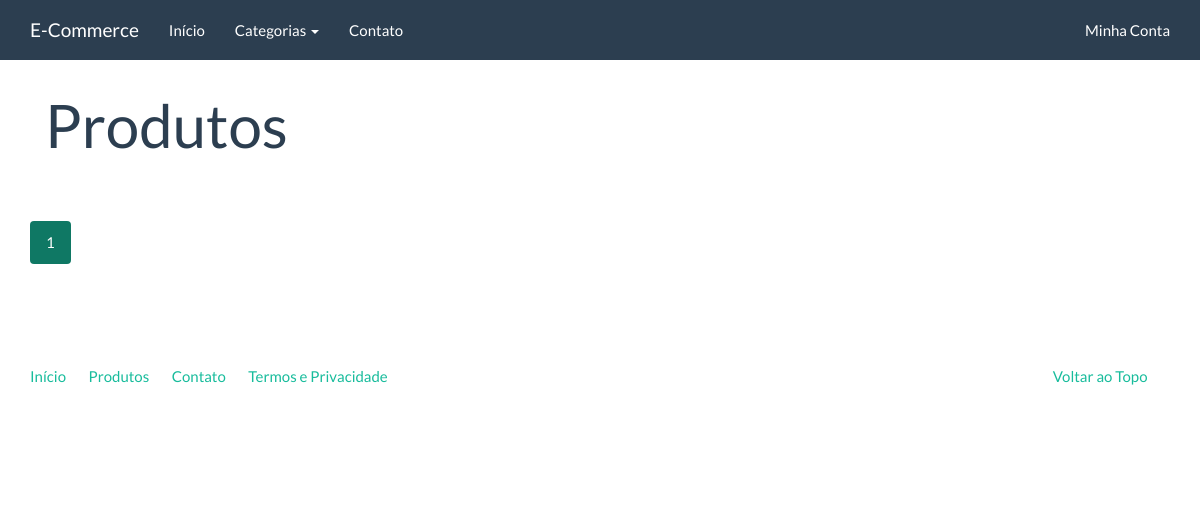
Before: /catalogo/ with the older database file.
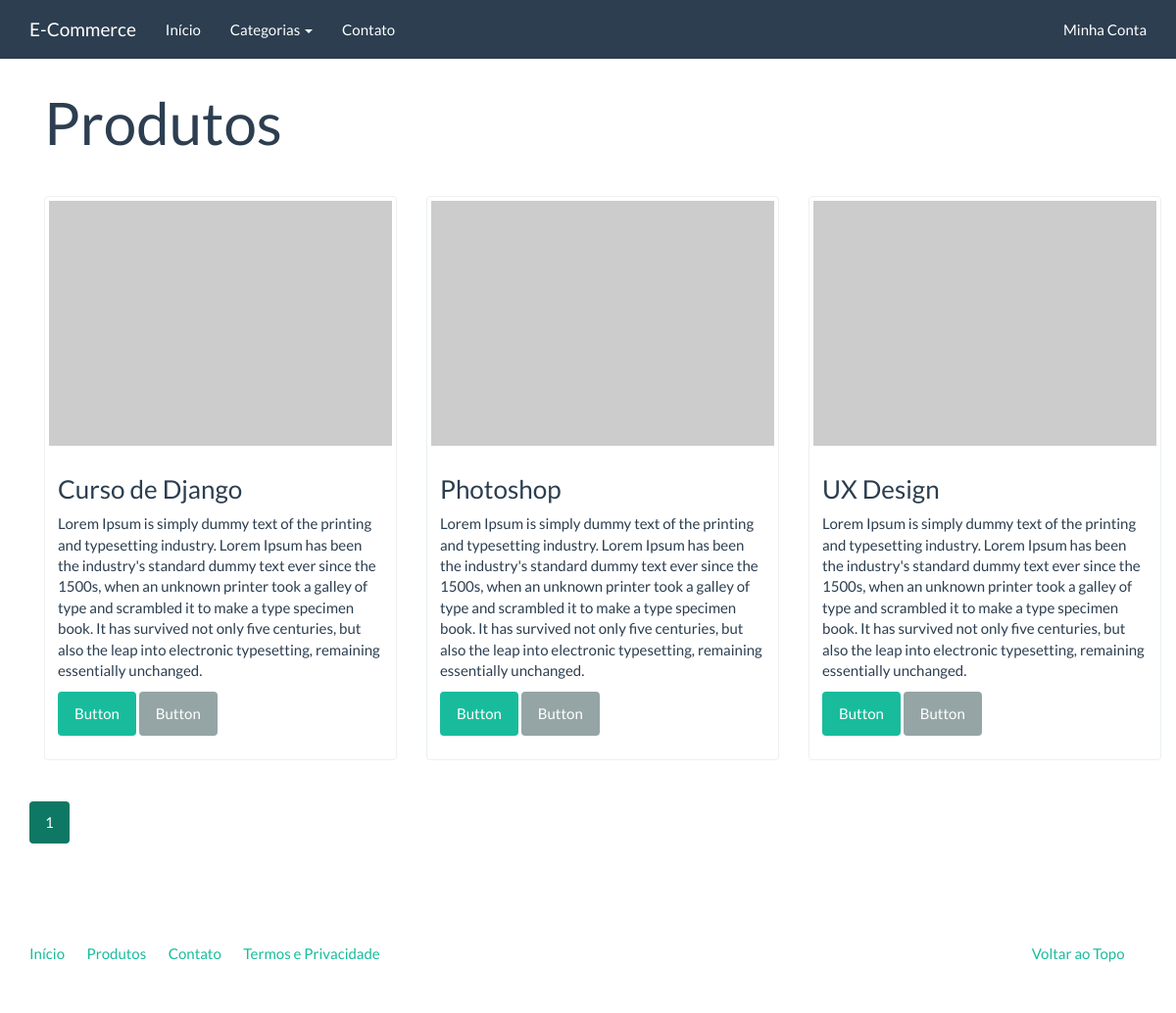
After: the same page with the newer database file.
### catalog/models.py (models this page shows)
class Product(models.Model):
    name = models.CharField('Nome', max_length=100)
    slug = models.SlugField('Identificador', max_length=100)
    category = models.ForeignKey('catalog.Category', verbose_name='Categoria')
    description = models.TextField('Descrição', blank=True)
    price = models.DecimalField('Preço', decimal_places=2, max_digits=10)
    created = models.DateTimeField('Criado em', auto_now_add=True)
    modified = models.DateTimeField('Modificado em', auto_now=True)
    class Meta:
        verbose_name = 'Produto'
        verbose_name_plural = 'Produtos'
        ordering = ['name']
    def __str__(self):
        return self.name
    def get_absolute_url(self):
        return reverse('catalog:product', kwargs={'slug': self.slug})

### catalog/views.py (the view)
class ProductListView(generic.ListView):
    model = Product
    template_name = 'catalog/product_list.html'
    context_object_name = 'product_list'
    paginate_by = 3

### catalog/context_processors.py (called while the page is built)
def categories(request):
    return {
        'categories': Category.objects.all()
    }

### catalog/models.py (called while the page is built)
    def __str__(self):
        return self.name

    def get_absolute_url(self):
        return reverse('catalog:category', kwargs={'slug': self.slug})

### core/templatetags/pagination.py (called while the page is built)
@register.inclusion_tag('pagination.html')
def pagination(request, paginator, page_obj):
    context = {
        'paginator': paginator,
        'request': request,
        'page_obj': page_obj
    }
    getvars = request.GET.copy()
    if 'page' in getvars:
        del getvars['page']
    if len(getvars) > 0:
        context['getvars'] = '&{0}'.format(getvars.urlencode())
    else:
        context['getvars'] = ''
    return context

### catalog/templates/catalog/product_list.html (shortened to what this page needs)
{% extends "base.html" %}
{% load pagination %}
{% block container %}
<div class="container">
    <div class="page-header">
		<h1>Produtos</h1>
	</div>
    <div class="row">
        {% for product in product_list %}
            <div class="col-sm-6 col-md-4">
                <div class="thumbnail">
                    <a href="{{ product.get_absolute_url }}">
                        <img src="http://placehold.it/350x250" alt="" />
                    </a>
                    <div class="caption">
                        <h3>{{ product }}</h3>
                        {{ product.description|linebreaks }}
                        <p>
                            <a href="{{ product.get_absolute_url }}" class="btn btn-success" role="button">Button</a>
                            <a href="#" class="btn btn-default" role="button">Button</a>
                        </p>
                    </div>
                </div>
            </div>
        {% endfor %}
    </div>
</div>
{% pagination request paginator page_obj %}
{% endblock %}

### core/templates/base.html (shortened to what this page needs)
<!DOCTYPE html>
{% load static %}
<html lang="en">
<head>
	<link rel="stylesheet" href="{% static 'assets/bootstrap.min.css' %}" media="screen" />
	<link rel="stylesheet" href="{% static 'assets/custom.min.css' %}" media="screen" />
</head>
<body>
    <div class="navbar navbar-default navbar-fixed-top">
      <div class="container">
        <div class="navbar-header">
          <a href="{% url 'index' %}" class="navbar-brand">E-Commerce</a>
        </div>
        <div class="navbar-collapse collapse" id="navbar-main">
          <ul class="nav navbar-nav">
            <li>
              <a href="{% url 'index' %}">Início</a>
            </li>
            <li class="dropdown">
              <a class="dropdown-toggle" data-toggle="dropdown" href="{% url 'catalog:product_list' %}" id="download">Categorias <span class="caret"></span></a>
            </li>
			<li>
				<a href="{% url 'contact' %}">Contato</a>
			</li>
          </ul>
          <ul class="nav navbar-nav navbar-right">
            <li><a href="#">Minha Conta</a></li>
          </ul>
        </div>
      </div>
    </div>
    <div class="container">
		{% block container %}{% endblock %}
		<footer>
			<div class="row">
			  <div class="col-lg-12">
			    <ul class="list-unstyled">
			      <li class="pull-right"><a href="#top">Voltar ao Topo</a></li>
			      <li><a href="">Início</a></li>
			      <li><a href="">Produtos</a></li>
			      <li><a href="">Contato</a></li>
			      <li><a href="">Termos e Privacidade</a></li>
			    </ul>
			  </div>
			</div>
		</footer>
	</div>
</body>
</html>

### core/templates/pagination.html
<div class="row">
    <div class="col-md-12">
         <nav>
              <ul class="pagination">
                   {% for page in paginator.page_range %}
                        <li{% if page_obj.number == page %} class="active" {% endif %}>
                            <a href="?page={{ page }}{{ getvars }}">{{ page }}</a>
                        </li>
                   {% endfor %}
              </ul>
         </nav>
    </div>
</div>

Changed rows visible on the page:
added Product: name "Curso de Django", description "Lorem Ipsum is simply dummy text of the printing and typesetting industry. Lorem Ipsum has been the industry's standard dummy text ever since the 1500s, when an unknown printer took a galley of type and scrambled it to make a type specimen book. It has survived not only five centuries, but also the leap into electronic typesetting, remaining essentially unchanged."
added Product: name "Photoshop", description "Lorem Ipsum is simply dummy text of the printing and typesetting industry. Lorem Ipsum has been the industry's standard dummy text ever since the 1500s, when an unknown printer took a galley of type and scrambled it to make a type specimen book. It has survived not only five centuries, but also the leap into electronic typesetting, remaining essentially unchanged."
added Product: name "UX Design", description "Lorem Ipsum is simply dummy text of the printing and typesetting industry. Lorem Ipsum has been the industry's standard dummy text ever since the 1500s, when an unknown printer took a galley of type and scrambled it to make a type specimen book. It has survived not only five centuries, but also the leap into electronic typesetting, remaining essentially unchanged."
